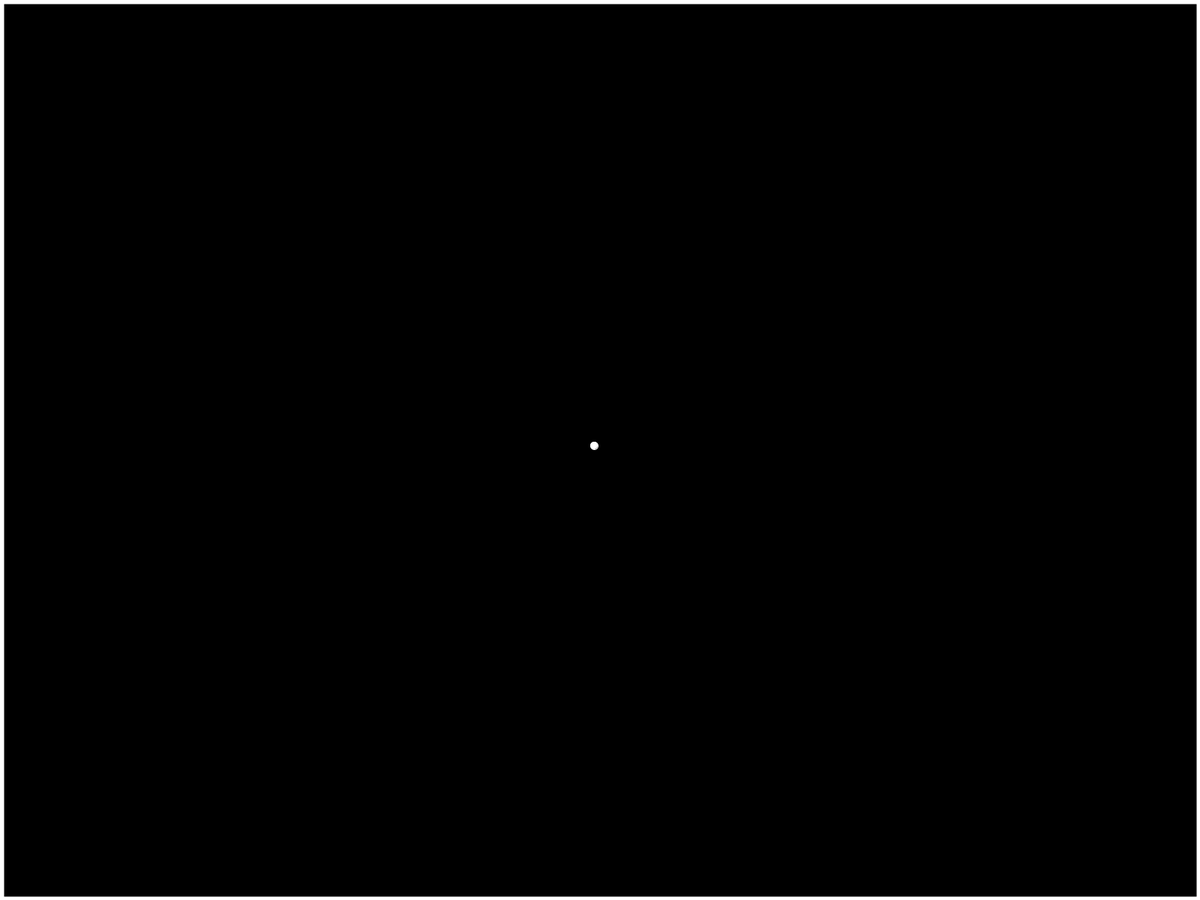
Frame 1 (no input)
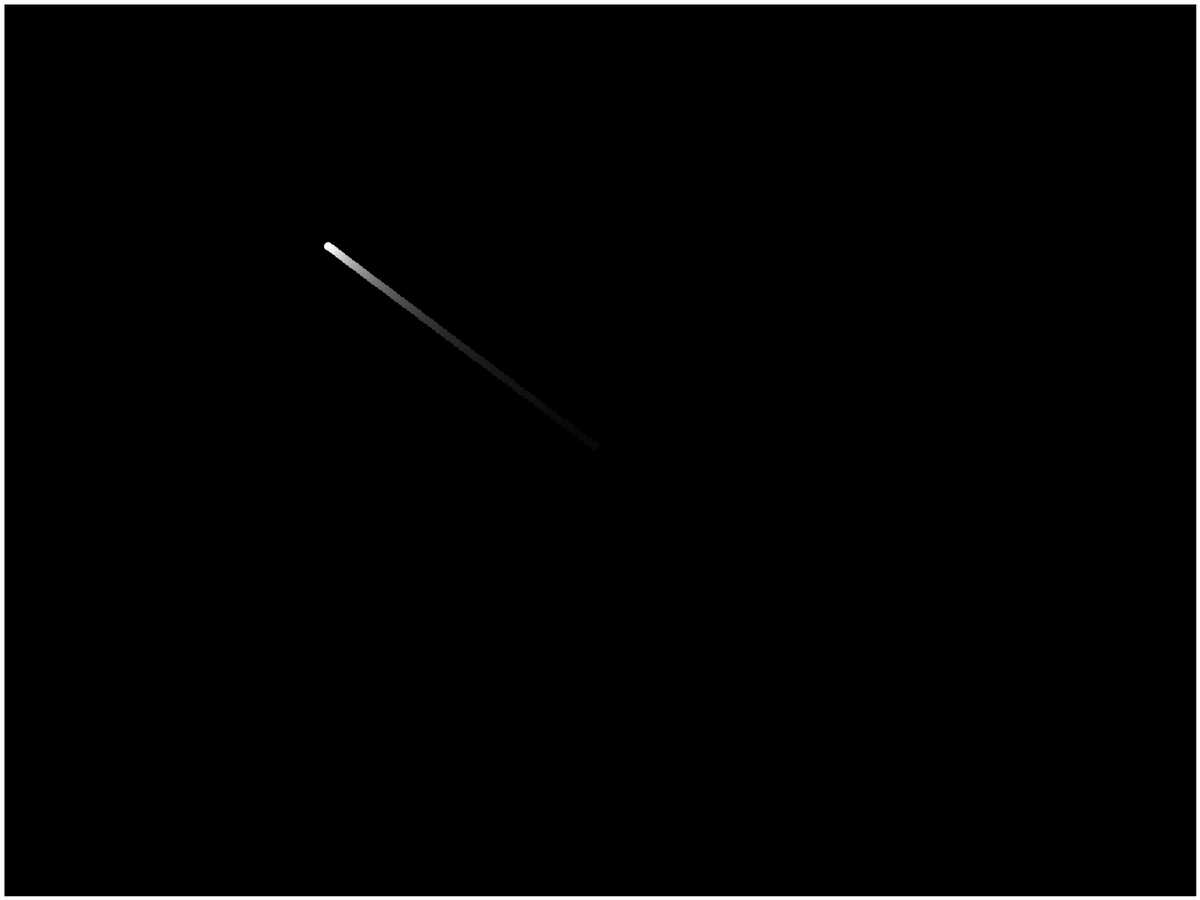
Frame 60 (the mouse pressed at the canvas centre just before this capture)
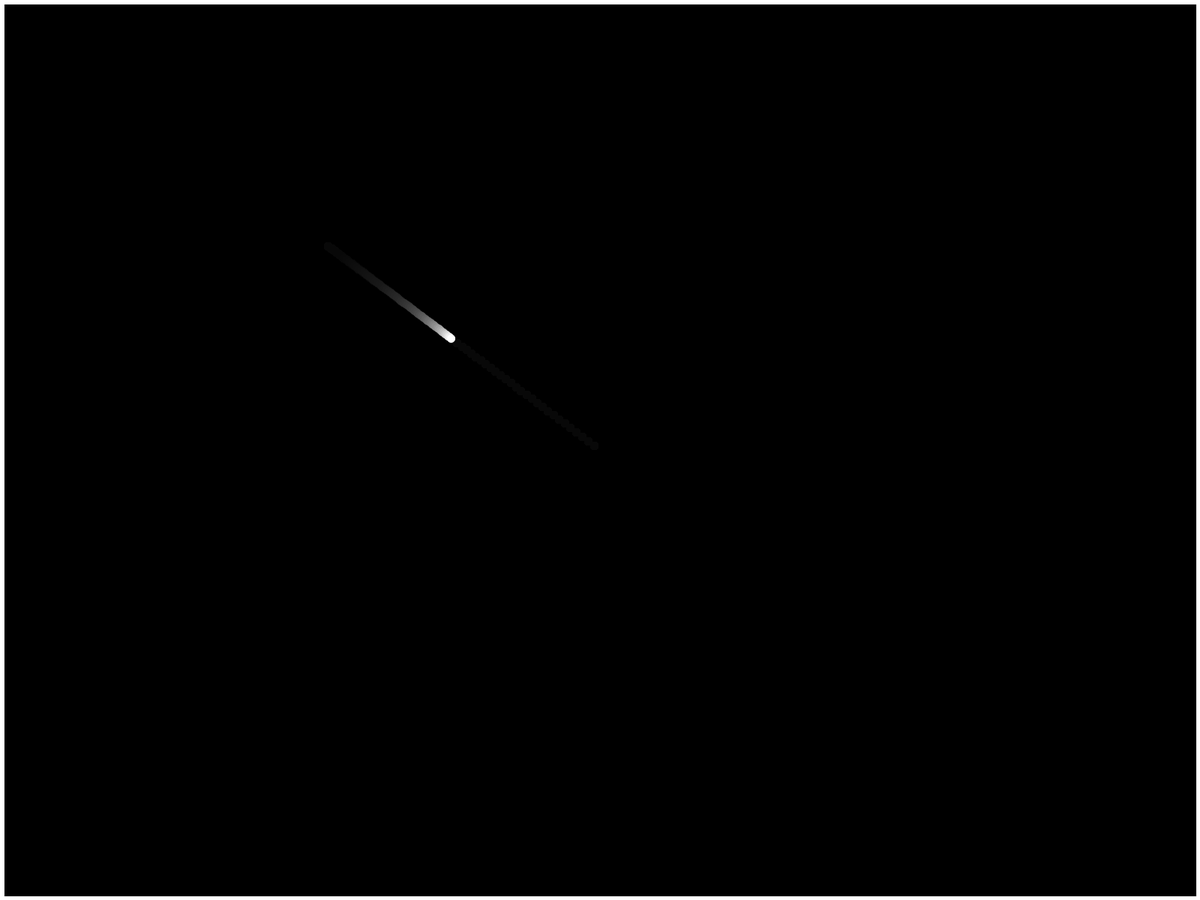
Frame 120 (the mouse held since frame 60 and released just before this capture)

The Processing sketch that drew these frames (run headless with seeded random() and noise(); from frame 60 on, the mouse is pressed at the canvas centre):

// Processing sketch: Snake
// ── Snake.pde
float x, y;
PImage tail;


void setup() {
    fullScreen();
    noCursor();
    frameRate(60);
    
    x = width / 2;
    y = height / 2;
    
    background(0);
    tail = get();
}

void draw() {
    x += (mouseX - x) / 100;
    y += (mouseY - y) / 100;
    
    
    background(0);
    
    tint(255, 240);
    image(tail, 0, 0);
    noTint();
    
    stroke(255);
    strokeWeight(1);
    fill(255);
    circle(x, y, 10);
    noFill();
    
    stroke(255);
    strokeWeight(10);
    noFill();
    rect(0, 0, width, height);
    
    tail = get();
}
